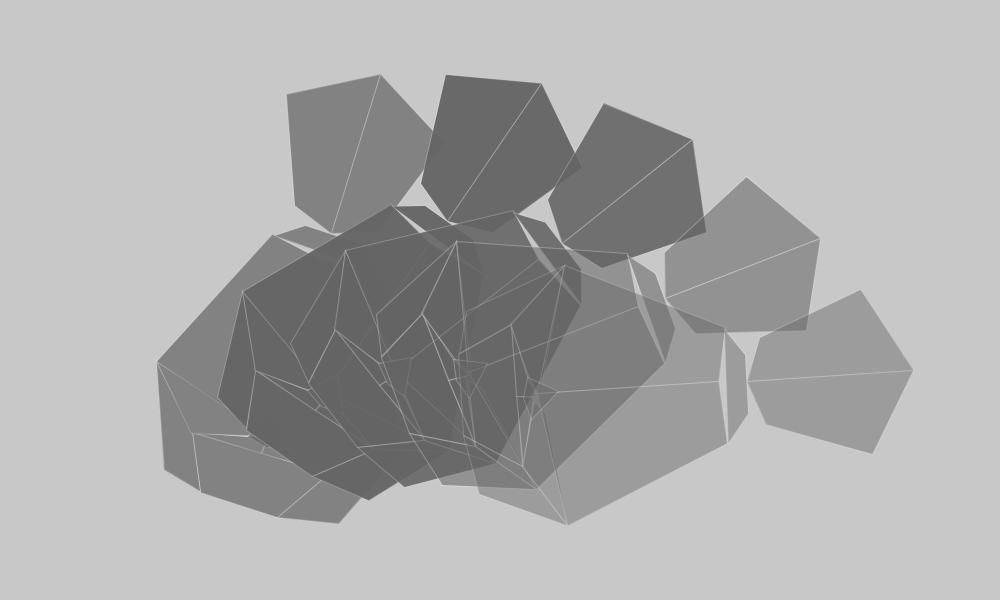
Frame 1 (no input)
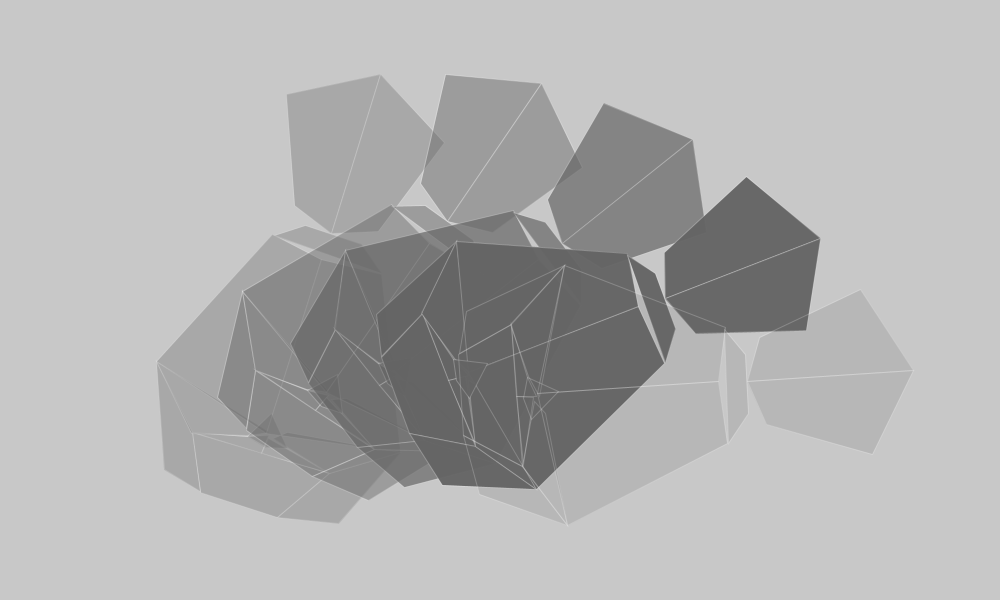
Frame 2 (the mouse pressed at the canvas centre, redrawn once)

The Processing sketch that drew these frames (run headless with seeded random() and noise(); the mouse was pressed at the canvas centre and the sketch redrawn once):

// Processing sketch: processing_116878
// ── processing_116878.pde

//Declaring




perfume a;
perfume b;
perfume c;
perfume d;
perfume e;

void setup() {
  colorMode(RGB);
  size(1000, 600);
  background(215,213,222,100);
  smooth();
  noLoop();
  
  
   a = new perfume(100,50,2.5,200);
   b = new perfume(300,300,2.5,100);
   c= new perfume(10,50,2.5,200);
   d= new perfume(10,50,2.5,200);
   e= new perfume(10,50,2.5,200);
   
   
   }
void draw() {
  
  background(200);
  
  
a.run();
b.run();
c.run();
d.run();
e.run();
}
class perfume {



  //DATA

  float x, y ;
  float w, h;
  //  int fillval;


  perfume(float x, float y, float a, float b) {
  }










  //FUNCTIONALITY
  void run() {
    display();
    mousePressed();
    //update();
    // wrap();
  }

  void display() {
    //pushMatrix();
    translate(200, -100);  
    fill(100, random(40,255));
    stroke(255,random(40,100));
    rotate(0.3);

    quad(150, 511, 293, 510, 257, 567, 176, 566);
    quad(95, 454, 150, 511, 175, 565, 134, 555);
    quad(355, 469, 317, 555, 257, 567, 293, 510);
    quad(204, 499, 224, 491, 222, 511, 151, 511);
    triangle(224, 494, 291, 509, 222, 511);
    quad(95, 454, 224, 488, 203, 498, 150, 512);
    quad(355, 469, 293, 510, 229, 493, 241, 483);

    quad(168, 298, 222, 308, 221, 490, 95, 454);
    quad(222, 308, 221, 490, 355, 469, 284, 304);
    quad(220, 469, 246, 498, 225, 504, 204, 499);


    //top
    quad(224, 113, 224, 280, 181, 264, 140, 160);
    quad(224, 113, 305, 160, 268, 264, 224, 280);
    quad(170, 299, 197, 280, 256, 281, 284, 303);
    // popMatrix();
  }
}

 
void mousePressed () {
  redraw ();

  }
